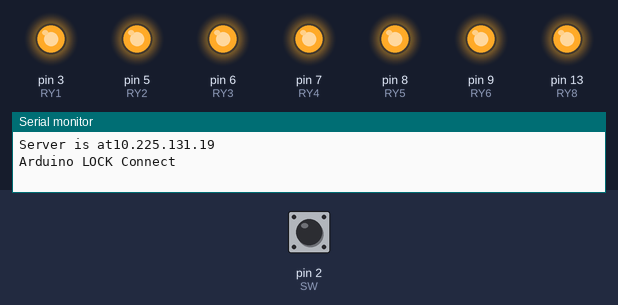
Simulated run of this sketch. Board: Arduino Uno, built with avr-gcc and run on an emulated ATmega328P. Shown: output pins drawn as LEDs (lit = HIGH), the last lines printed to the serial monitor. The inputs (shaded band) are chosen by the test bench; at power-on: pin 2 (SW) HIGH. WiFi joins after 1.5 s; servers stay silent unless stated.

Above: at 1.2 s.
1.3 s: pin 2 (SW) pulled LOW for 0.15 s
At 2.1 s:
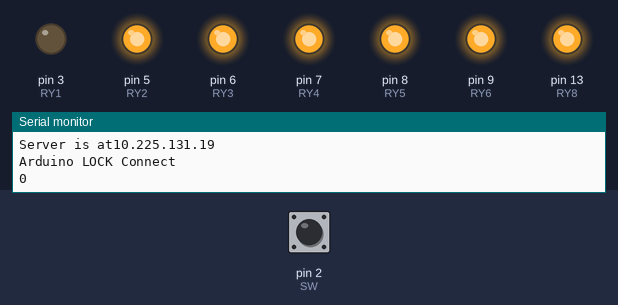
At 5.6 s:
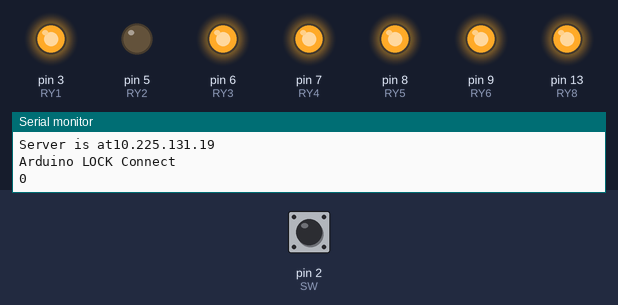
Timing chart, 0 to 19.4 s (numbered marks = the images above; inputs shaded):
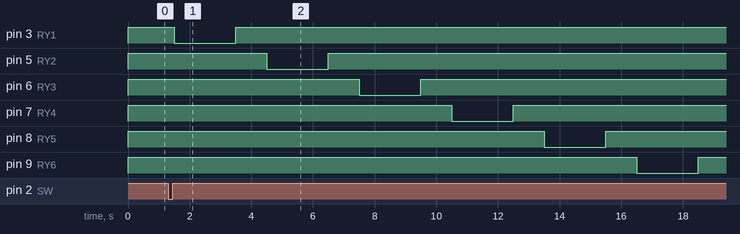

The sketch:

test.ino
```cpp
#include "SPI.h"
#include "Ethernet.h"
byte mac[] = {0xDE, 0xAD, 0xBE, 0xEF, 0xFE, 0xED };
IPAddress ip(10,225,131, 19); //192.168.1.140 10,255,131, 19
IPAddress gateway(10, 225, 131, 254);
IPAddress subnet(255, 255, 254, 0);
EthernetServer server(80);
String readString;
int RY1 = 3;
int RY2 = 5;
int RY3 = 6;
int RY4 = 7;
int RY5 = 8;
int RY6 = 9;
int RY8 = 13;
int SW = 2;
int BTN = 0;
String Data="";

void setup() {
  Serial.begin(9600);
  pinMode(RY1, OUTPUT);
  pinMode(RY2, OUTPUT);
  pinMode(RY3, OUTPUT);
  pinMode(RY4, OUTPUT);
  pinMode(RY5, OUTPUT);
  pinMode(RY6, OUTPUT);
  pinMode(RY8, OUTPUT);
  pinMode(SW, INPUT);
  digitalWrite(RY1, HIGH);
  digitalWrite(RY2, HIGH);
  digitalWrite(RY3, HIGH);
  digitalWrite(RY4, HIGH);
  digitalWrite(RY5, HIGH);
  digitalWrite(RY6, HIGH);
  digitalWrite(RY8, HIGH);
  // put your setup code here, to run once:
  Ethernet.begin(mac, ip, gateway, subnet);
  server.begin();
  Serial.print("Server is at");
  Serial.println(Ethernet.localIP());
  Serial.println("Arduino LOCK Connect");
}

void loop() {

        EthernetClient client = server.available();
        if (client) {
          Serial.println();
        Serial.println("new client");
        boolean currentLineIsBlank = true;
        while (client.connected()) {
        if (client.available()) {
        char P = client.read();
        Serial.write(P);
         Data += P;


    }
  }
}
    if(digitalRead(SW)==LOW){
  BTN =  digitalRead(SW);
  Serial.println(BTN);
  delay (200);
  digitalWrite(RY1,LOW);
  delay (2000);
  digitalWrite(RY1,HIGH);
  delay (1000);
  digitalWrite(RY2,LOW);
  delay (2000);
  digitalWrite(RY2,HIGH);
  delay (1000);
  digitalWrite(RY3,LOW);
  delay (2000);
  digitalWrite(RY3,HIGH);
  delay (1000);
  digitalWrite(RY4,LOW);
  delay (2000);
  digitalWrite(RY4,HIGH);
  delay (1000);
  digitalWrite(RY5,LOW);
  delay (2000);
  digitalWrite(RY5,HIGH);
  delay (1000);
  digitalWrite(RY6,LOW);
  delay (2000);
  digitalWrite(RY6,HIGH);
}
}
```

Measured:
- after the input at 1.3 s, pin 3 (RY1): HIGH → LOW after 0.20 s, → HIGH 2.0 s later; pin 5 (RY2): HIGH → LOW after 3.2 s, → HIGH 2.0 s later; pin 6 (RY3): HIGH → LOW after 6.2 s, → HIGH 2.0 s later; pin 7 (RY4): HIGH → LOW after 9.2 s, → HIGH 2.0 s later; pin 8 (RY5): HIGH → LOW after 12.2 s, → HIGH 2.0 s later
